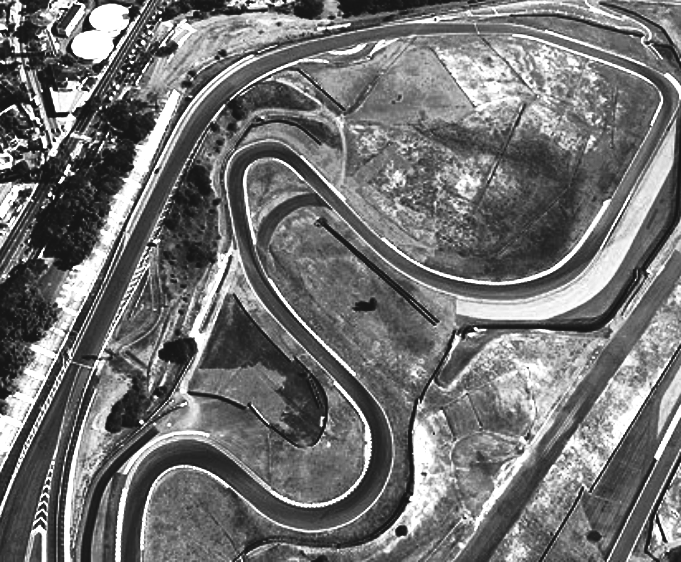
#> input picture ProcessamentoDeImagem/ImplementacaoAutodromo/autodromo.png, 681 x 562 px
$ jupyter execute impl.ipynb
#> lines starting #> are read from the running program, lines starting #| are printed output that depends on the picture; after the words box and inside, x2 and y2 are one past the last pixel; in counts of white or black regions, pixels touching at a corner belong together
[cell 1]
# Maria Júlia Testoni
# O USO DE MORFOLOGIA MATEMÁTICA NA DETECÇÃO DE PISTAS EM AUTÓDROMO
# Autodromo: Sao Jose Carlos

import cv2
import matplotlib.pyplot as plt
import numpy as np

image = cv2.imread('autodromo.png', cv2.IMREAD_GRAYSCALE)
#> image is the input picture: shape (562, 681); min 21, max 255, mean 114.4

kernel_cross = cv2.getStructuringElement(cv2.MORPH_CROSS, (7, 7))
kernel_disk = cv2.getStructuringElement(cv2.MORPH_ELLIPSE, (7, 7    ))

clahe = cv2.createCLAHE(clipLimit=2.0, tileGridSize=(15, 15))
img_equalizada = clahe.apply(image)
blur = cv2.bilateralFilter(img_equalizada, 15, 130, 130)

blur_closed = cv2.morphologyEx(blur, cv2.MORPH_CLOSE, kernel_disk)
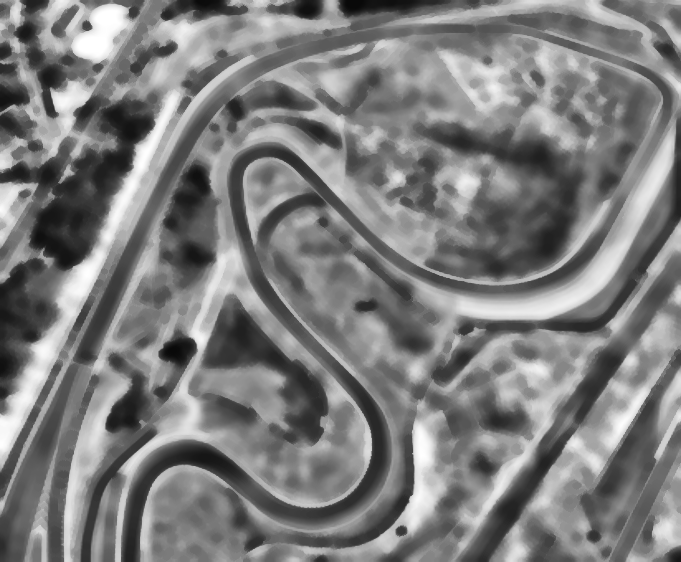
#> blur_closed: shape (562, 681); min 9, max 255, mean 125.4

# ======= pré processamento  ===========
# operador basincom limiar 50 e clohole
img_bas = cv2.subtract(blur_closed, 50)
imagem_clohole = cv2.morphologyEx(img_bas, cv2.MORPH_CLOSE, kernel_cross)

# 2 - closeth - sedisk de tamanho 5 -
fechamento = cv2.morphologyEx(imagem_clohole, cv2.MORPH_CLOSE, kernel_disk)
imagem_closeth = cv2.subtract(fechamento, imagem_clohole)
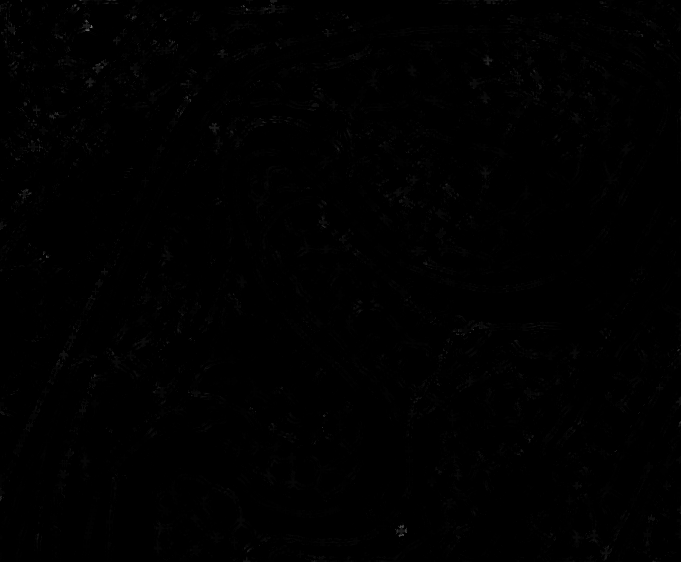
#> imagem_closeth: shape (562, 681); min 0, max 114, mean 0.7

# 3 - operador symdif - partir dos operadores closeth e clohole
imagem_symdif = cv2.absdiff(imagem_closeth, imagem_clohole)

# 4 - operador - histeq
imagem_histeq = cv2.equalizeHist(imagem_symdif)

# 5 - operador hdome com limiar 50,
imagem_hdome = cv2.subtract(imagem_histeq, 50)
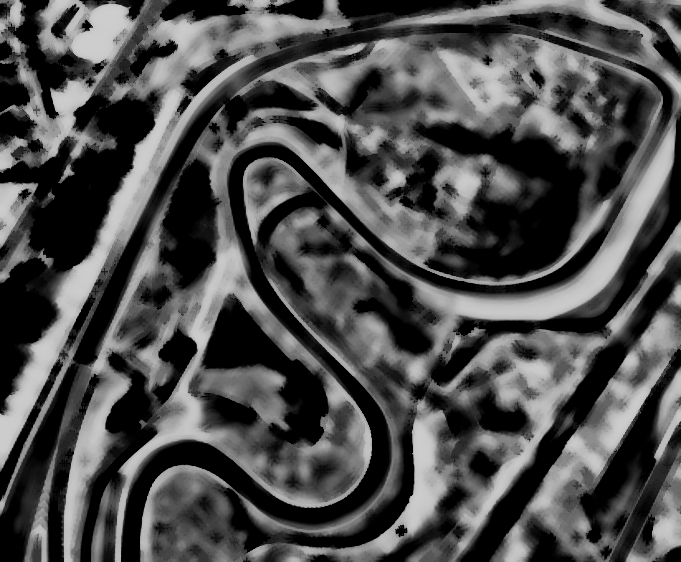
#> imagem_hdome: shape (562, 681); min 0, max 205, mean 77.5

# 6 - operador Hmin
imagem_hmin = cv2.add(imagem_hdome, 50)
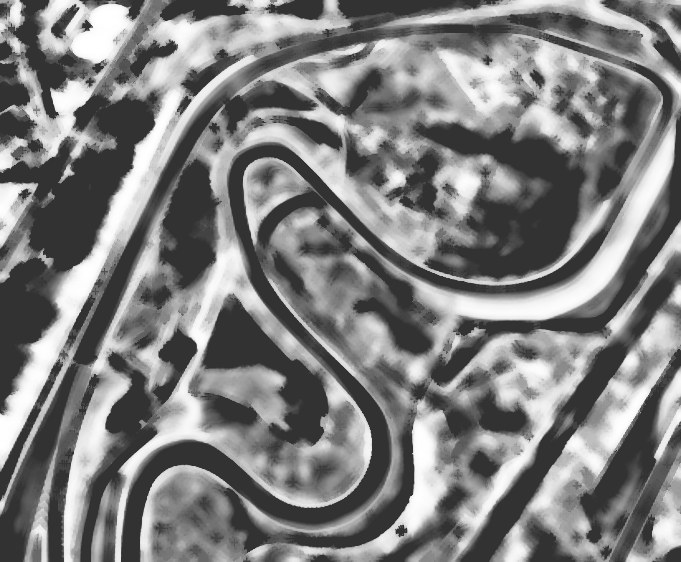
#> imagem_hmin: shape (562, 681); min 50, max 255, mean 127.5

# 7 - operador Subm
imagem_subm = cv2.subtract(imagem_hmin, imagem_closeth)
imagem_subm = cv2.morphologyEx(imagem_subm, cv2.MORPH_CLOSE, kernel_disk)
imagem_subm = cv2.convertScaleAbs(imagem_subm)

# ===  detecção ====
imagem_binaria = cv2.adaptiveThreshold(imagem_subm.astype(np.uint8), 255,
                                       cv2.ADAPTIVE_THRESH_GAUSSIAN_C,
                                       cv2.THRESH_BINARY, 11, 2)
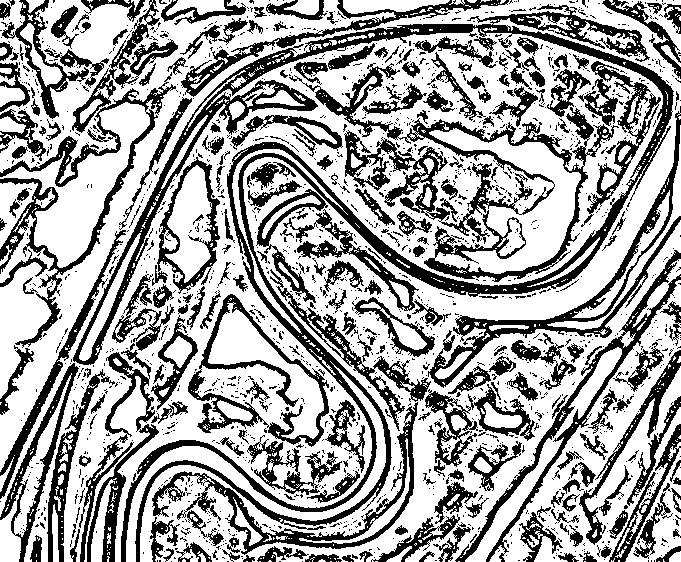
#> imagem_binaria: shape (562, 681); 64% white; 1691 black regions (1451 under 20 px), largest, box (x1, y1, x2, y2) and area: (73, 4, 674, 562) 24458, (289, 63, 619, 282) 11104, (428, 106, 681, 388) 5291

# ======== pós processamento
num_labels, labels, stats, _ = cv2.connectedComponentsWithStats(imagem_binaria, connectivity=8)
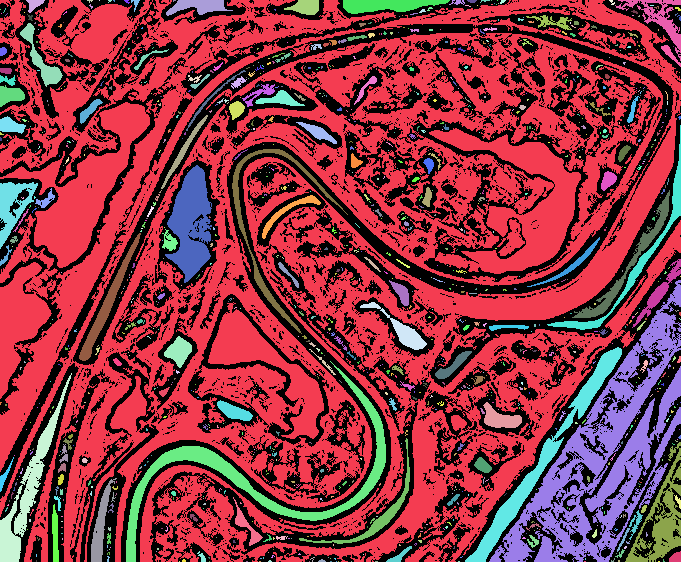
#> labels: shape (562, 681) int32; 1095 distinct labels, from 0 to 1094; one colour per label, 0 black
#> num_labels = 1095; stats = 1095 rows, first 6: [0, 0, 681, 562, 137599], [0, 0, 681, 562, 186759], [26, 0, 19, 13, 127], [87, 0, 6, 3, 9], [99, 0, 1, 1, 1], [108, 0, 4, 3, 7]
output = np.zeros_like(imagem_binaria)

for i in range(1, num_labels):
    if stats[i, cv2.CC_STAT_AREA] >= 8000:
        output[labels == i] = 255
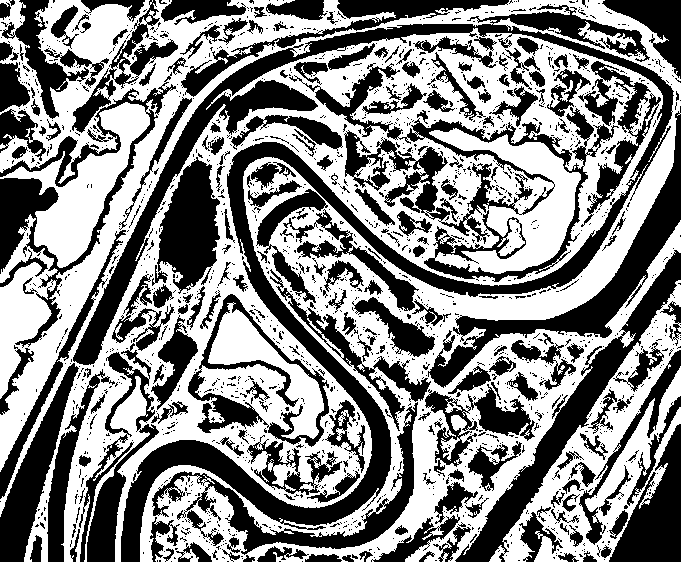
#> output: shape (562, 681); 52.8% white; 1616 black regions (1389 under 20 px), largest, box (x1, y1, x2, y2) and area: (73, 4, 674, 562) 34454, (289, 63, 619, 282) 11957, (428, 106, 681, 388) 8588

kernel_cross = cv2.getStructuringElement(cv2.MORPH_CROSS, (7 ,7))
imagem_dilatada = cv2.dilate(output, kernel_cross, iterations=1)
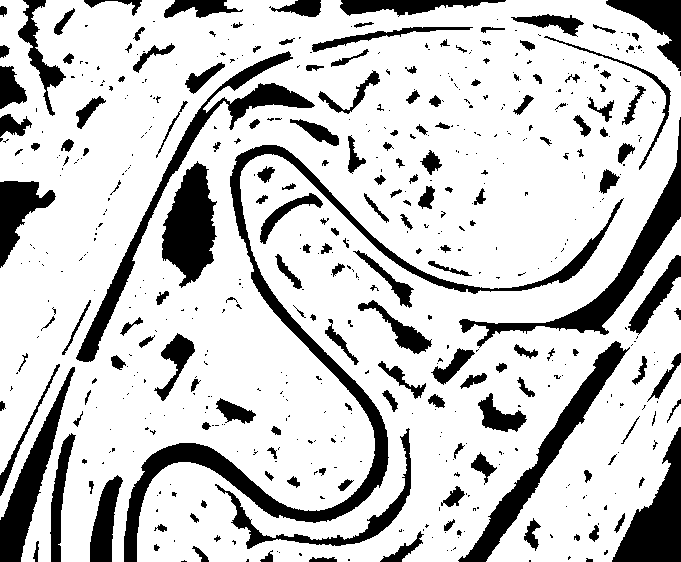
#> imagem_dilatada: shape (562, 681); 79% white; 566 black regions (384 under 20 px), largest, box (x1, y1, x2, y2) and area: (124, 145, 624, 562) 12162, (76, 51, 315, 362) 5533, (459, 117, 681, 348) 5335

num_labels, labels, stats, _ = cv2.connectedComponentsWithStats(imagem_dilatada, connectivity=8)
#> num_labels = 2; stats = [[0, 0, 681, 562, 80444], [0, 0, 681, 562, 302278]]
imagem_area_40 = np.zeros_like(imagem_binaria)
for i in range(1, num_labels):
    if stats[i, cv2.CC_STAT_AREA] >= 40:
        imagem_area_40[labels == i] = 255

imagem_erodida = cv2.erode(imagem_area_40, kernel_cross, iterations=1)
#> imagem_erodida: shape (562, 681); 64.5% white; 365 black regions (51 under 20 px), largest, box (x1, y1, x2, y2) and area: (121, 142, 627, 562) 18448, (73, 48, 318, 365) 8395, (428, 114, 681, 388) 8187

num_labels, labels, stats, _ = cv2.connectedComponentsWithStats(imagem_erodida, connectivity=8)
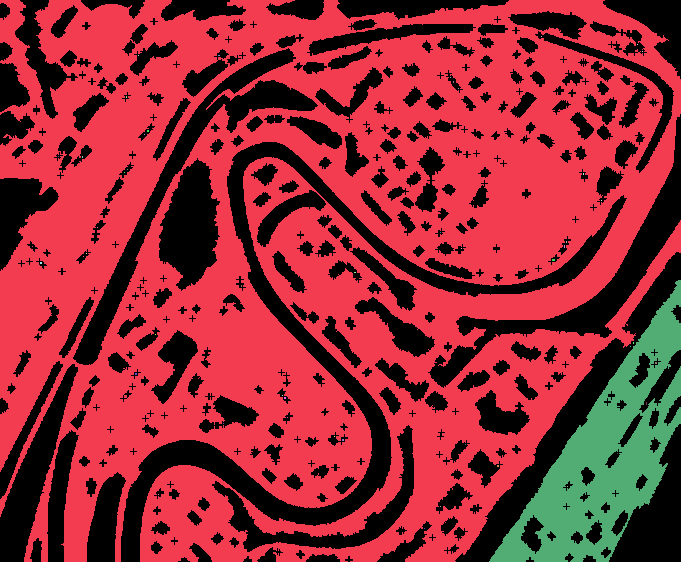
#> labels: shape (562, 681) int32; 52 distinct labels, from 0 to 51; one colour per label, 0 black
#> num_labels = 52; stats = 52 rows, first 6: [0, 0, 681, 562, 135718], [0, 0, 681, 562, 228023], [541, 36, 1, 1, 1], [637, 44, 1, 1, 1], [642, 51, 1, 1, 1], [138, 55, 1, 1, 1]
imagem_final = np.zeros_like(imagem_binaria)
for i in range(1, num_labels):
    if stats[i, cv2.CC_STAT_AREA] >= 700:
        imagem_final[labels == i] = 255

# ====== Sobreposição
imagem_rgb = cv2.cvtColor(image, cv2.COLOR_GRAY2BGR)
imagem_rgb[imagem_final == 255] = [0, 0, 255]
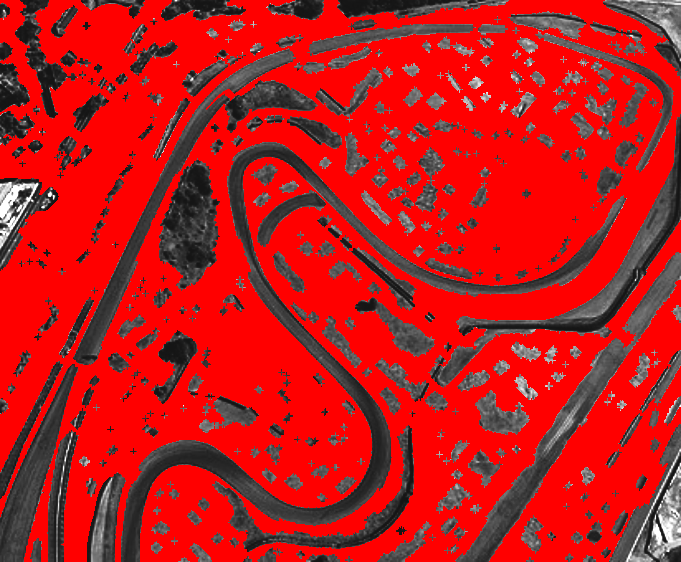
#> imagem_rgb: shape (562, 681, 3); mean B, G, R 26.4, 26.4, 190.9

plt.figure(figsize=(12, 6))
plt.subplot(2, 3, 1)
plt.title('Imagem Original')
plt.imshow(image, cmap='gray')
plt.axis('off')

plt.subplot(2, 3, 2)
plt.title('imagem_clohole')
plt.imshow(imagem_clohole, cmap='gray')
plt.axis('off')

plt.subplot(2, 3, 3)
plt.title('Pré-processamento')
plt.imshow(imagem_subm, cmap='gray')
plt.axis('off')

plt.subplot(2, 3, 4)
plt.title('Pós-Processamento')
plt.imshow(imagem_final, cmap='gray')
plt.axis('off')

plt.subplot(2, 3, 5)
plt.title('Sobre-posição')
plt.imshow(imagem_rgb, cmap='gray')
plt.axis('off')

plt.tight_layout()
plt.show()
#> figure, not shown here; B, G, R data is drawn as R, G, B

$ run again, with ProcessamentoDeImagem/ImplementacaoAutodromo/teste2.png copied over ProcessamentoDeImagem/ImplementacaoAutodromo/autodromo.png
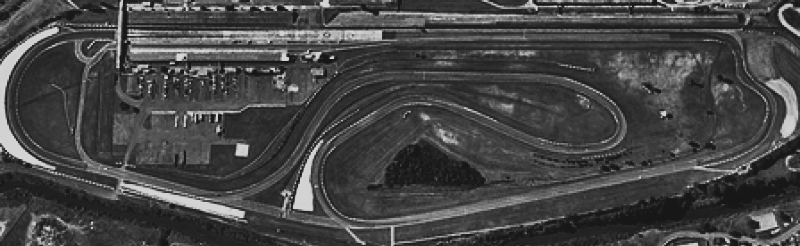
#> input picture ProcessamentoDeImagem/ImplementacaoAutodromo/teste2.png, 800 x 246 px
#> image is the input picture: shape (246, 800); min 23, max 213, mean 69.3
#> imagem_binaria: shape (246, 800); 63.9% white; 754 black regions (652 under 20 px), largest, box (x1, y1, x2, y2) and area: (127, 0, 786, 198) 16865, (323, 104, 597, 220) 6673, (316, 76, 618, 150) 5622
#> `num_labels, labels, stats, _ = cv2.connectedComponentsWithStats(imagem..`: num_labels = 611; stats = 611 rows, first 6: [0, 0, 800, 246, 71112], [0, 0, 2, 2, 3], [0, 0, 13, 11, 71], [0, 0, 800, 246, 83050], [86, 0, 21, 12, 150], [111, 0, 1, 2, 2]
#> imagem_dilatada: shape (246, 800); 65.6% white; 228 black regions (129 under 20 px), largest, box (x1, y1, x2, y2) and area: (449, 138, 800, 246) 14843, (0, 174, 353, 246) 13314, (139, 67, 360, 193) 6091
#> `num_labels, labels, stats, _ = cv2.connectedComponentsWithStats(imagem..`: num_labels = 2; stats = [[0, 0, 800, 246, 67708], [0, 0, 800, 246, 129092]]
#> imagem_erodida: shape (246, 800); 50.8% white; 143 black regions (12 under 20 px), largest, box (x1, y1, x2, y2) and area: (441, 135, 800, 246) 15919, (0, 171, 359, 246) 14420, (136, 64, 363, 196) 7810
#> `num_labels, labels, stats, _ = cv2.connectedComponentsWithStats(imagem..`:
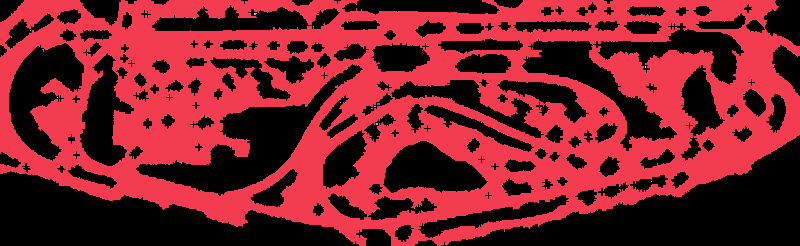
#> labels: shape (246, 800) int32; 12 distinct labels, from 0 to 11; one colour per label, 0 black
#> `num_labels, labels, stats, _ = cv2.connectedComponentsWithStats(imagem..`: num_labels = 12; stats = [[0, 0, 800, 246, 96828], [0, 0, 800, 246, 99947], [254, 13, 3, 2, 5], [30, 30, 1, 1, 1], [645, 66, 1, 2, 2], [57, 97, 1, 1, 1], [340, 102, 1, 1, 1], [377, 103, 3, 2, 6], [374, 106, 2, 1, 2], [371, 108, 2, 1, 2], [376, 123, 2, 2, 4], [651, 181, 1, 1, 1]]
#> `imagem_rgb[imagem_final == 255] = [0, 0, 255]`:
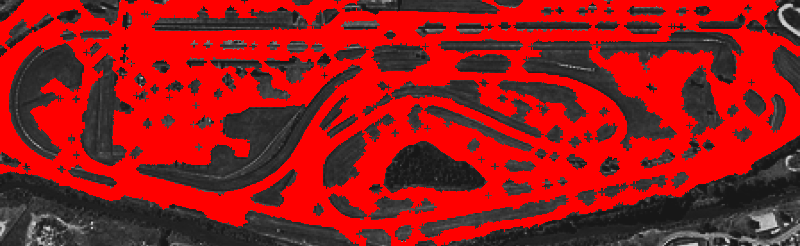
#> imagem_rgb: shape (246, 800, 3); mean B, G, R 24.8, 24.8, 154.3

$ run again, with ProcessamentoDeImagem/ImplementacaoAutodromo/aut_saojosecarlospace.jpg saved as ProcessamentoDeImagem/ImplementacaoAutodromo/autodromo.png
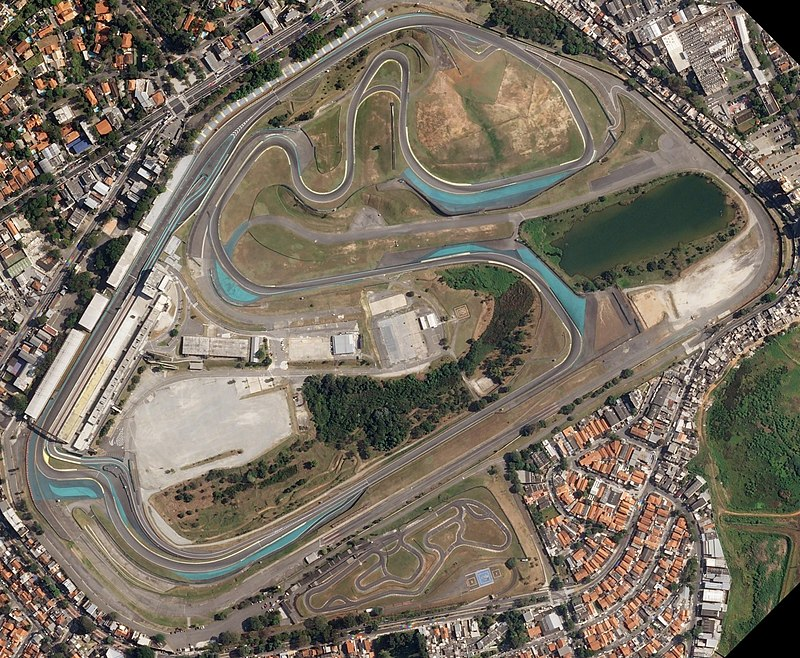
#> input picture ProcessamentoDeImagem/ImplementacaoAutodromo/aut_saojosecarlospace.jpg, 800 x 658 px
#> imagem_binaria: shape (658, 800); 64.9% white; 3274 black regions (2866 under 20 px), largest, box (x1, y1, x2, y2) and area: (0, 0, 614, 571) 27774, (152, 261, 542, 544) 10377, (240, 448, 527, 655) 7630
#> `num_labels, labels, stats, _ = cv2.connectedComponentsWithStats(imagem..`: num_labels = 1859; stats = 1859 rows, first 6: [0, 0, 800, 658, 184944], [0, 0, 4, 3, 9], [8, 0, 6, 4, 10], [0, 0, 800, 658, 299281], [34, 0, 15, 6, 67], [75, 0, 2, 3, 6]
#> imagem_dilatada: shape (658, 800); 87.1% white; 925 black regions (596 under 20 px), largest, box (x1, y1, x2, y2) and area: (4, 235, 128, 418) 2949, (484, 0, 610, 59) 2704, (731, 0, 800, 61) 2477
#> `num_labels, labels, stats, _ = cv2.connectedComponentsWithStats(imagem..`: num_labels = 2; stats = [[0, 0, 800, 658, 67796], [0, 0, 800, 658, 458604]]
#> imagem_erodida: shape (658, 800); 73.7% white; 621 black regions (67 under 20 px), largest, box (x1, y1, x2, y2) and area: (1, 229, 131, 421) 4621, (481, 0, 613, 62) 3542, (728, 0, 800, 70) 3015
#> `num_labels, labels, stats, _ = cv2.connectedComponentsWithStats(imagem..`: num_labels = 61; stats = 61 rows, first 6: [0, 0, 800, 658, 138328], [0, 0, 800, 658, 387966], [189, 46, 1, 1, 1], [186, 49, 1, 1, 1], [481, 72, 1, 1, 1], [324, 119, 3, 2, 6]
#> `imagem_rgb[imagem_final == 255] = [0, 0, 255]`:
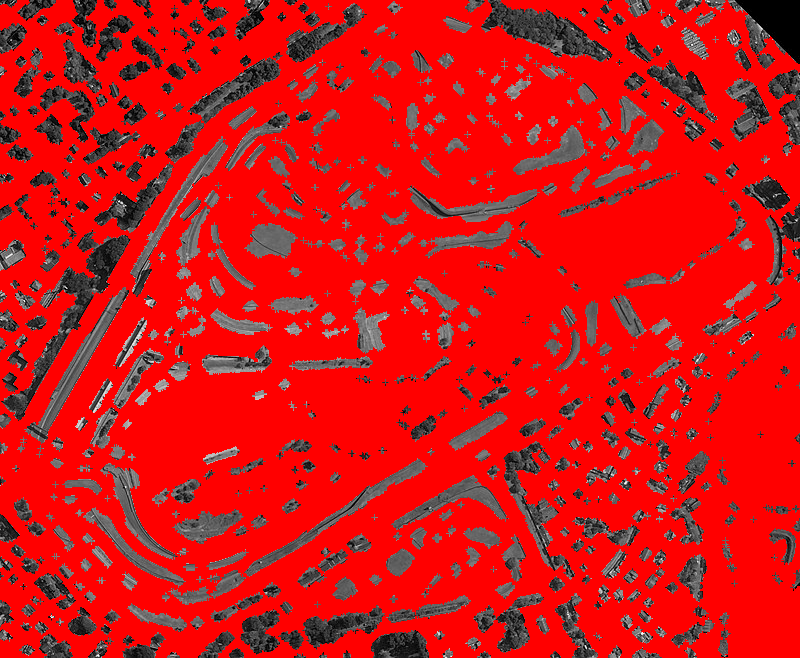
#> imagem_rgb: shape (658, 800, 3); mean B, G, R 21.6, 21.6, 209.6
